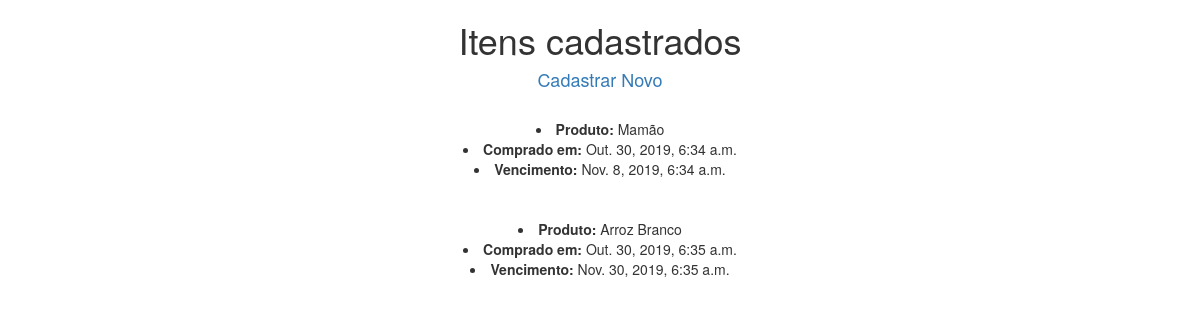
The app's page /, older data.
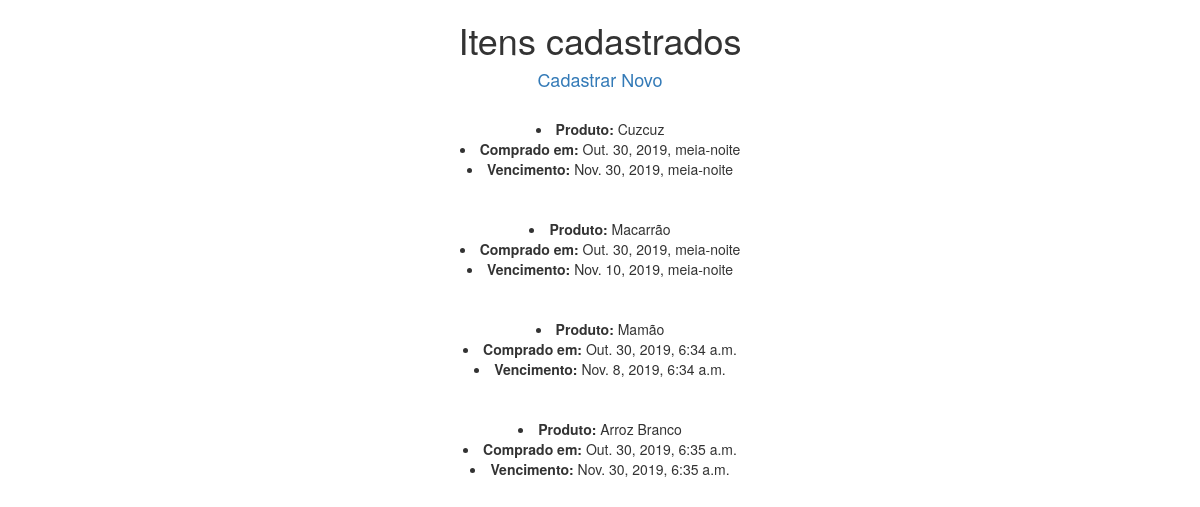
The same page, newer data.
### lista/models.py (models this page shows, shortened)
class Lista(models.Model):
    title = models.CharField(max_length=50)
    created_date = models.DateTimeField(default=timezone.now)
    expire_date = models.DateTimeField(blank=True, null=True)
    class Meta:
        ordering = ['created_date']
        verbose_name = 'Lista de Compra'
        verbose_name_plural = 'Lista de Compras'

### lista/views.py (the view)
# urls.py: path('', views.index, name='index'),
def index(request):
    grid = Lista.objects.all()
    return render(request, 'lista/index.html', {'grid': grid})

### lista/templates/lista/index.html (shortened to what this page needs)
<!DOCTYPE html>
<html lang="en">
<head>
<link rel="stylesheet" href="https://maxcdn.bootstrapcdn.com/bootstrap/3.3.7/css/bootstrap.min.css">
</head>
<body>
<center>
    <h1> Itens cadastrados</h1>
    <h4> <a href="http://127.0.0.1:8000/new/">Cadastrar Novo</a> </h4>
  <br>
    {% for item in grid %}
    <li><b>Produto:</b> {{ item.title }}</li>
    <li><b>Comprado em:</b> {{ item.created_date }}</li>
    <li><b>Vencimento:</b> {{ item.expire_date }}</li></br></br>
    {% endfor %}
</center>
</body>
</html>

Row changes from the older to the newer data that the page shows:
added Lista: title "Cuzcuz", created_date "Out. 30, 2019, meia-noite", expire_date "Nov. 30, 2019, meia-noite"
added Lista: title "Macarrão", created_date "Out. 30, 2019, meia-noite", expire_date "Nov. 10, 2019, meia-noite"
